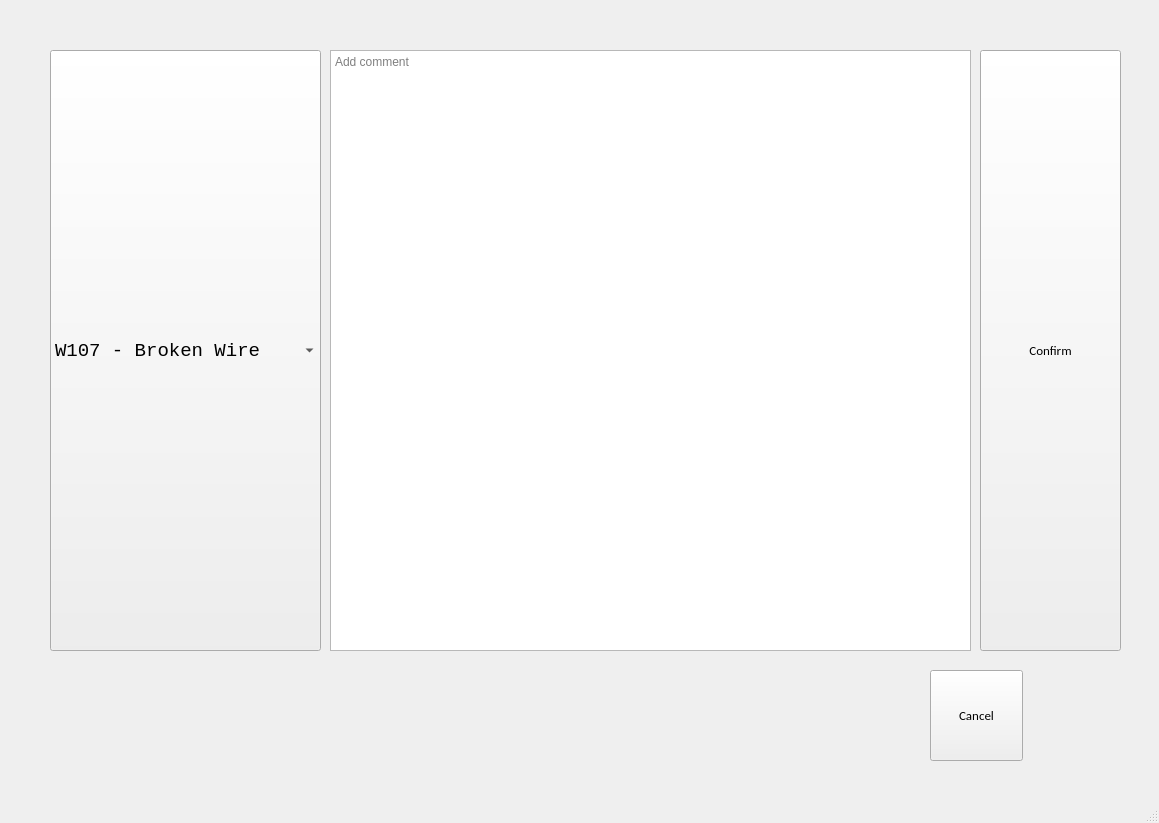
<?xml version="1.0" encoding="UTF-8"?>
<ui version="4.0">
 <class>MainWindow</class>
 <widget class="QMainWindow" name="MainWindow">
  <property name="geometry">
   <rect>
    <x>0</x>
    <y>0</y>
    <width>1159</width>
    <height>823</height>
   </rect>
  </property>
  <property name="windowTitle">
   <string>MainWindow</string>
  </property>
  <widget class="QWidget" name="centralwidget">
   <widget class="QComboBox" name="combo_box_additional_information__W">
    <property name="geometry">
     <rect>
      <x>50</x>
      <y>50</y>
      <width>271</width>
      <height>601</height>
     </rect>
    </property>
    <property name="font">
     <font>
      <family>Consolas</family>
      <pointsize>14</pointsize>
     </font>
    </property>
    <item>
     <property name="text">
      <string>W107 - Broken Wire</string>
     </property>
    </item>
   </widget>
   <widget class="QPlainTextEdit" name="text_additiona_information_comments">
    <property name="geometry">
     <rect>
      <x>330</x>
      <y>50</y>
      <width>641</width>
      <height>601</height>
     </rect>
    </property>
    <property name="placeholderText">
     <string>Add comment</string>
    </property>
   </widget>
   <widget class="QPushButton" name="button_additional_information_confirm">
    <property name="geometry">
     <rect>
      <x>980</x>
      <y>50</y>
      <width>141</width>
      <height>601</height>
     </rect>
    </property>
    <property name="font">
     <font>
      <family>Calibri</family>
      <pointsize>10</pointsize>
     </font>
    </property>
    <property name="cursor">
     <cursorShape>PointingHandCursor</cursorShape>
    </property>
    <property name="text">
     <string>Confirm</string>
    </property>
   </widget>
   <widget class="QPushButton" name="button_additional_information_cancel">
    <property name="geometry">
     <rect>
      <x>930</x>
      <y>670</y>
      <width>93</width>
      <height>91</height>
     </rect>
    </property>
    <property name="font">
     <font>
      <family>Calibri</family>
      <pointsize>10</pointsize>
     </font>
    </property>
    <property name="text">
     <string>Cancel</string>
    </property>
   </widget>
  </widget>
  <widget class="QMenuBar" name="menubar">
   <property name="geometry">
    <rect>
     <x>0</x>
     <y>0</y>
     <width>1159</width>
     <height>26</height>
    </rect>
   </property>
  </widget>
  <widget class="QStatusBar" name="statusbar"/>
 </widget>
 <resources/>
 <connections/>
</ui>
